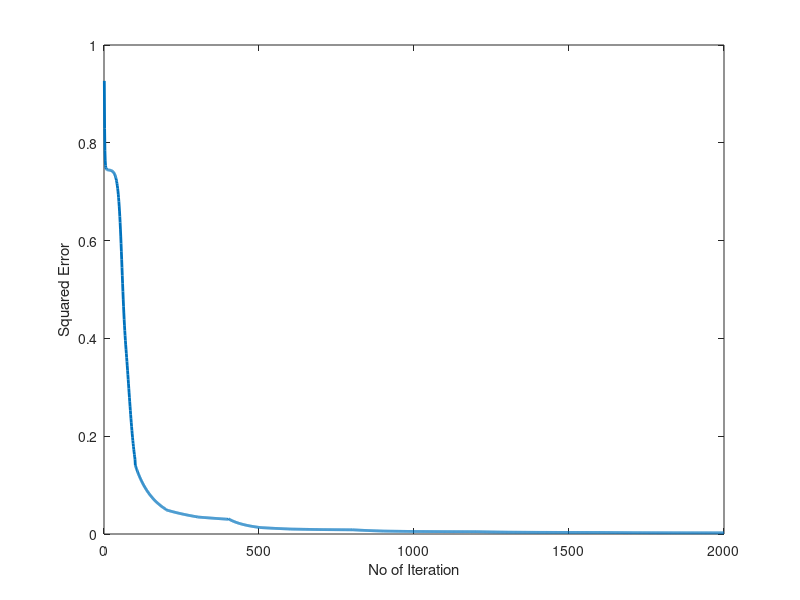

MATLAB code to generate this figure:
fileID = fopen('error.txt','r');
in = fscanf(fileID,'%f');
plot(in,'LineWidth',2);
xlabel('No of Iteration');
ylabel('Squared Error');
fclose(fileID);